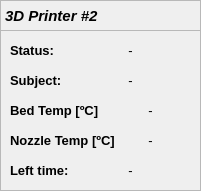
    <widget class="QFrame" name="frame_16">
     <property name="geometry">
      <rect>
       <x>220</x>
       <y>230</y>
       <width>201</width>
       <height>191</height>
      </rect>
     </property>
     <property name="frameShape">
      <enum>QFrame::StyledPanel</enum>
     </property>
     <property name="frameShadow">
      <enum>QFrame::Raised</enum>
     </property>
     <widget class="QLabel" name="label_79">
      <property name="geometry">
       <rect>
        <x>0</x>
        <y>0</y>
        <width>201</width>
        <height>31</height>
       </rect>
      </property>
      <property name="sizePolicy">
       <sizepolicy hsizetype="Preferred" vsizetype="Fixed">
        <horstretch>0</horstretch>
        <verstretch>0</verstretch>
       </sizepolicy>
      </property>
      <property name="font">
       <font>
        <pointsize>11</pointsize>
        <weight>75</weight>
        <italic>true</italic>
        <bold>true</bold>
       </font>
      </property>
      <property name="frameShape">
       <enum>QFrame::StyledPanel</enum>
      </property>
      <property name="text">
       <string>3D Printer #2</string>
      </property>
     </widget>
     <widget class="QLabel" name="TDP2_nozzle">
      <property name="geometry">
       <rect>
        <x>120</x>
        <y>130</y>
        <width>61</width>
        <height>21</height>
       </rect>
      </property>
      <property name="font">
       <font>
        <family>Ubuntu</family>
        <pointsize>10</pointsize>
       </font>
      </property>
      <property name="text">
       <string>-</string>
      </property>
      <property name="alignment">
       <set>Qt::AlignCenter</set>
      </property>
      <property name="wordWrap">
       <bool>true</bool>
      </property>
     </widget>
     <widget class="QLabel" name="label_80">
      <property name="geometry">
       <rect>
        <x>10</x>
        <y>130</y>
        <width>111</width>
        <height>21</height>
       </rect>
      </property>
      <property name="font">
       <font>
        <family>Ubuntu</family>
        <pointsize>10</pointsize>
        <weight>75</weight>
        <italic>false</italic>
        <bold>true</bold>
       </font>
      </property>
      <property name="text">
       <string>Nozzle Temp [ºC]</string>
      </property>
     </widget>
     <widget class="QLabel" name="label_81">
      <property name="geometry">
       <rect>
        <x>10</x>
        <y>70</y>
        <width>81</width>
        <height>21</height>
       </rect>
      </property>
      <property name="font">
       <font>
        <family>Ubuntu</family>
        <pointsize>10</pointsize>
        <weight>75</weight>
        <italic>false</italic>
        <bold>true</bold>
       </font>
      </property>
      <property name="text">
       <string>Subject:</string>
      </property>
     </widget>
     <widget class="QLabel" name="label_82">
      <property name="geometry">
       <rect>
        <x>10</x>
        <y>40</y>
        <width>61</width>
        <height>21</height>
       </rect>
      </property>
      <property name="font">
       <font>
        <family>Ubuntu</family>
        <pointsize>10</pointsize>
        <weight>75</weight>
        <italic>false</italic>
        <bold>true</bold>
       </font>
      </property>
      <property name="text">
       <string>Status:</string>
      </property>
     </widget>
     <widget class="QLabel" name="label_83">
      <property name="geometry">
       <rect>
        <x>10</x>
        <y>100</y>
        <width>101</width>
        <height>21</height>
       </rect>
      </property>
      <property name="font">
       <font>
        <family>Ubuntu</family>
        <pointsize>10</pointsize>
        <weight>75</weight>
        <italic>false</italic>
        <bold>true</bold>
       </font>
      </property>
      <property name="text">
       <string>Bed Temp [ºC]</string>
      </property>
     </widget>
     <widget class="QLabel" name="TDP2_SN">
      <property name="geometry">
       <rect>
        <x>70</x>
        <y>70</y>
        <width>121</width>
        <height>21</height>
       </rect>
      </property>
      <property name="font">
       <font>
        <family>Ubuntu</family>
        <pointsize>10</pointsize>
       </font>
      </property>
      <property name="text">
       <string>-</string>
      </property>
      <property name="alignment">
       <set>Qt::AlignCenter</set>
      </property>
      <property name="wordWrap">
       <bool>true</bool>
      </property>
     </widget>
     <widget class="QLabel" name="TDP2_status">
      <property name="geometry">
       <rect>
        <x>70</x>
        <y>40</y>
        <width>121</width>
        <height>21</height>
       </rect>
      </property>
      <property name="font">
       <font>
        <family>Ubuntu</family>
        <pointsize>10</pointsize>
       </font>
      </property>
      <property name="frameShape">
       <enum>QFrame::NoFrame</enum>
      </property>
      <property name="text">
       <string>-</string>
      </property>
      <property name="alignment">
       <set>Qt::AlignCenter</set>
      </property>
      <property name="wordWrap">
       <bool>true</bool>
      </property>
     </widget>
     <widget class="QLabel" name="TDP2_bed">
      <property name="geometry">
       <rect>
        <x>120</x>
        <y>100</y>
        <width>61</width>
        <height>21</height>
       </rect>
      </property>
      <property name="font">
       <font>
        <family>Ubuntu</family>
        <pointsize>10</pointsize>
       </font>
      </property>
      <property name="text">
       <string>-</string>
      </property>
      <property name="alignment">
       <set>Qt::AlignCenter</set>
      </property>
      <property name="wordWrap">
       <bool>true</bool>
      </property>
     </widget>
     <widget class="QLabel" name="TDP2_time">
      <property name="geometry">
       <rect>
        <x>70</x>
        <y>160</y>
        <width>121</width>
        <height>21</height>
       </rect>
      </property>
      <property name="font">
       <font>
        <family>Ubuntu</family>
        <pointsize>10</pointsize>
       </font>
      </property>
      <property name="text">
       <string>-</string>
      </property>
      <property name="alignment">
       <set>Qt::AlignCenter</set>
      </property>
      <property name="wordWrap">
       <bool>true</bool>
      </property>
     </widget>
     <widget class="QLabel" name="label_84">
      <property name="geometry">
       <rect>
        <x>10</x>
        <y>160</y>
        <width>71</width>
        <height>21</height>
       </rect>
      </property>
      <property name="font">
       <font>
        <family>Ubuntu</family>
        <pointsize>10</pointsize>
        <weight>75</weight>
        <italic>false</italic>
        <bold>true</bold>
       </font>
      </property>
      <property name="text">
       <string>Left time:</string>
      </property>
     </widget>
    </widget>
